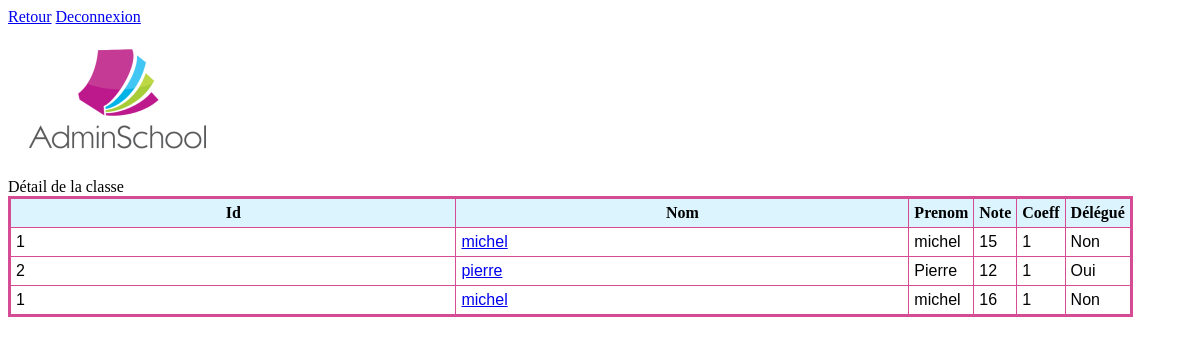
/classRoomDetail.php?id=1 (signed in), run on the app's committed database.
### tables this page shows
CREATE TABLE `note` (
  `id` int(11) NOT NULL,
  `idTeacher` int(11) NOT NULL,
  `idStudent` int(11) NOT NULL,
  `note` int(11) NOT NULL,
  `coeff` int(11) NOT NULL,
  `comment` varchar(255) DEFAULT NULL,
  `isValidate` tinyint(11) NOT NULL DEFAULT '0',
  `date` timestamp NOT NULL DEFAULT CURRENT_TIMESTAMP
);

CREATE TABLE `student` (
  `id` int(11) NOT NULL,
  `firstName` varchar(255) NOT NULL,
  `lastName` varchar(255) NOT NULL,
  `pass` varchar(255) NOT NULL,
  `idClassRoom` int(11) NOT NULL,
  `isDelegate` tinyint(4) NOT NULL DEFAULT '0'
);

### class/Admin.php (called while the page is built, shortened)
<?php
class Admin extends Person {
    public function getAllStudentByClass($bdd, $idClassRoom) {
        $resultat = $bdd->prepare("SELECT
                                    s.id,
                                    s.firstName,
                                    s.lastName,
                                    s.isDelegate,
                                    n.note,
                                    n.coeff
                                FROM student s
                                    JOIN note n ON n.idStudent=s.id
                                WHERE s.idClassRoom = ?");
        $resultat->execute(array($idClassRoom));
        return $resultat->fetchAll();
    }
}

### classRoomDetail.php (the view)
<?php
include("template/header.php");
if (isset($_SESSION['connected_id']) && !empty($_SESSION['connected_id']) && ($_SESSION['connected_type'] == "teacher" || $_SESSION['connected_type'] == "admin") && isset($_GET["id"]) && !empty($_GET["id"])) {
    $person = unserialize($_SESSION['connected_objet']);
    $classRoom = $person->getAllStudentByClass($bdd, intval($_GET["id"]));
    ?>
    <div class="buttonleft">
        <a href="affichageClass.php">Retour</a>
        <a href="index.php">Deconnexion</a>
    </div>
    <img src="images/logo.png" alt="">
    <br>
    Détail de la classe
    <table>
        <thead>
            <tr>
                <th> Id </th>
                <th> Nom </th>
                <th> Prenom </th>
                <th> Note </th>
                <th> Coeff </th>
                <th> Délégué </th>
            </tr>
        </thead>
        <tbody>
            <?php
            foreach ($classRoom as $value) {
                ?>
                <tr>
                    <td> <?= $value["id"] ?> </td>
                    <td> <a href="studentDetail?id=<?= intval($value["id"]) ?>" > <?= $value["lastName"] ?> </a> </td>
                    <td> <?= $value["firstName"] ?> </td>
                    <td> <?= $value["note"] ?> </td>
                    <td> <?= $value["coeff"] ?> </td>
                    <td> <?= $value["isDelegate"] == 1 ? "Oui" : "Non" ?></td>
                </tr>
                <?php
            }
            ?>
        </tbody>
    </table>
    <?php
} else {
    header("Location: index.php");
}
?>

### template/header.php (shortened to what this page needs)
<?php
include("config/connect.php");
include("class/Admin.php");
?>
<!DOCTYPE html>
<html lang="fr">
    <head>
        <link href="style/style.css" rel="stylesheet" type="text/css"/>
    </head>
    <body>

### style/style.css (style rules this page uses)
table { border: medium solid #D54C95; border-collapse: collapse; width: 95%; }
th { font-family: cursive; border: thin solid #D54C95; width: 50%; padding: 5px; background-color: rgba(81,199,243, 0.2); }
td { font-family: sans-serif; border: thin solid #D54C95; width: 50%; padding: 5px; background-color: #ffffff; }

### data on the page
note: idStudent "1", idStudent.lastName "michel", idStudent.firstName "michel", note "15", coeff "1", shows "Non"
note: idStudent "2", idStudent.lastName "pierre", idStudent.firstName "Pierre", note "12", coeff "1", shows "Oui"
note: idStudent "1", idStudent.lastName "michel", idStudent.firstName "michel", note "16", coeff "1", shows "Non"
